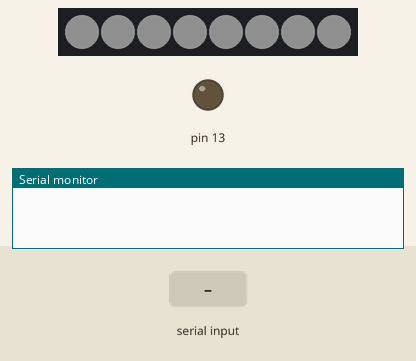
Recording of a sketch running on a simulated Arduino Uno, built with avr-gcc and run on an emulated ATmega328P. Shown: 8 RGB LEDs in strip order, left to right, output pins drawn as LEDs (lit = HIGH), the last lines printed to the serial monitor. The test bench sets the inputs (shaded band). Dim RGB values are drawn brighter than linear.

Above: at 1.2 s.
1.3 s: "$ST 1\n" received over Serial
At 2.2 s:
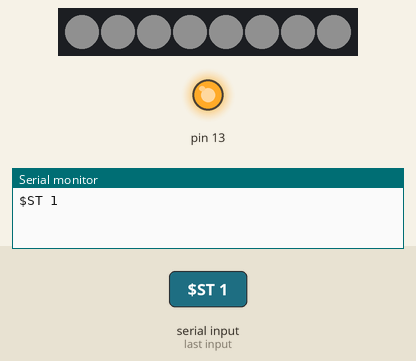
2.8 s: "90,45\n" received over Serial
4.3 s: "200\n" received over Serial
At 4.9 s:
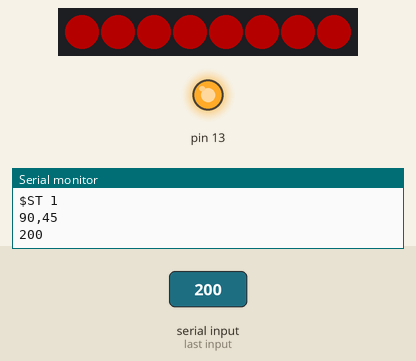
5.8 s: byte 13 (13) received over Serial
At 6.7 s:
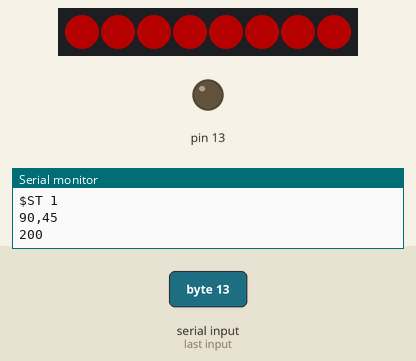
7.3 s: "$ST 2\n" received over Serial
At 7.8 s:
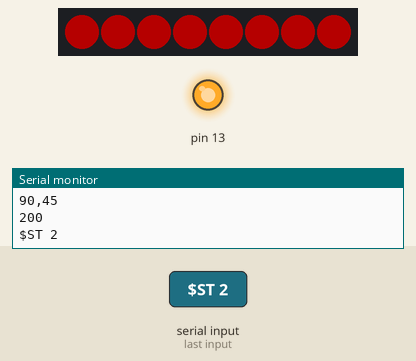
Timing chart, 0 to 9.8 s (numbered marks = the images above; inputs shaded):
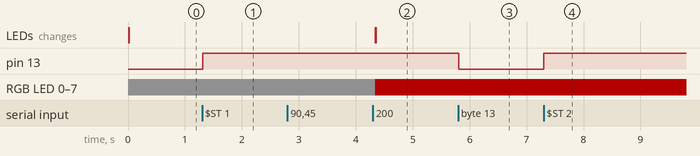

The sketch:

OpenEVSE_neo_RAPI.ino
```cpp
#include <Adafruit_NeoPixel.h>

#define PIN 6
#define RAPI_BUFLEN 13

Adafruit_NeoPixel strip = Adafruit_NeoPixel(8, PIN, NEO_GRB + NEO_KHZ800);
int EVSE_STATE = 0;


class RAPI {
  int m_RAPIinByte; // RAPI byte being read in
  char m_RAPIinstr[RAPI_BUFLEN]; // RAPI byte being read in
  int m_RAPIstrCount; //RAPI string counter

public:
  RAPI();
  void Init();

  void flush() {
    Serial.flush();
  }
  void getInput();
  uint8_t getInt();
};

RAPI g_RAPI;

RAPI::RAPI()
{
  m_RAPIstrCount = 0;
}

void RAPI::Init()
{
 g_RAPI.flush();

}

uint8_t RAPI::getInt()
{
  uint8_t c;
  uint8_t num = 0;

  do {
    c = Serial.read(); // read the byte
    if ((c >= '0') && (c <= '9')) {
      num = (num * 10) + c - '0';
    }
  } while (c != 13);
  return num;
}

void RAPI::getInput()
{
  if(Serial.available()) { // if byte(s) are available to be read
    m_RAPIinByte = Serial.read(); // read the byte
    Serial.print(char(m_RAPIinByte));
    digitalWrite(13, HIGH);
    if(m_RAPIinByte != 13) {
      m_RAPIinstr[m_RAPIstrCount] = char(m_RAPIinByte);
      m_RAPIstrCount++;
    }
    if(m_RAPIinByte == 13) {
      if (strcmp(m_RAPIinstr, "$ST 1") == 0){ //if match
        EVSE_STATE = 1;

      }
      else if (strcmp(m_RAPIinstr, "$ST 2") == 0) { // string compare
        EVSE_STATE = 2;
      }
      else if (strcmp(m_RAPIinstr, "$ST 3") == 0) { // string compare
        EVSE_STATE = 3;
      }
      else if (strcmp(m_RAPIinstr, "$ST 4") == 0) { // string compare
        EVSE_STATE = 4;
      }
      else if (strcmp(m_RAPIinstr, "$ST 5") == 0) { // string compare
        EVSE_STATE = 5;
      }
      else if (strcmp(m_RAPIinstr, "$ST 6") == 0) { // string compare
        EVSE_STATE = 6;
      }
      else if (strcmp(m_RAPIinstr, "$ST 7") == 0) { // string compare
        EVSE_STATE = 7;
      }
      g_RAPI.flush();
      m_RAPIstrCount = 0; // get ready for new input... reset strCount
      m_RAPIinByte = 0; // reset the inByte variable
      digitalWrite(13, LOW);
      for(int i = 0; m_RAPIinstr[i] != '\0'; i++) { // while the string does not have null
        m_RAPIinstr[i] = '\0'; // fill it with null to erase it
      }
    }


}
}


void setup() {
  pinMode(13, OUTPUT);
  Serial.begin(9600);
  strip.begin();
  strip.show(); // Initialize all pixels to 'off'
}

void loop() {

{
 g_RAPI.getInput();
}


  if(EVSE_STATE == 0) {
    colorWipe(strip.Color(16, 16, 16), 1);

  }

  if (EVSE_STATE == 1) {
  colorWipe(strip.Color(0, 128, 0), 1); // Green
  //colorWipe(strip.Color(0, 64, 0), 1); // Green
  }
   if (EVSE_STATE == 2) {

  colorWipe(strip.Color(128, 128, 0), 1); // Yellow
  //colorWipe(strip.Color(64, 64, 0), 50); // Yellow
   }
   if (EVSE_STATE == 3) {

  colorWipe(strip.Color(0, 0, 128), 1); // Blue
  //colorWipe(strip.Color(0, 0, 64), 50); // Blue
   }
   if (EVSE_STATE > 3) {

  //colorWipe(strip.Color(255, 0, 0), 100); // Red
  colorWipe(strip.Color(64, 0, 0), 1); // Red
   }
}

void colorWipe(uint32_t c, uint8_t wait) {
  for(uint16_t i=0; i<strip.numPixels(); i++) {
      strip.setPixelColor(i, c);
      strip.show();
      delay(wait);
  }
}
```

Measured:
- after the input at 1.3 s, pin 13: LOW → HIGH at once
- after the input at 4.3 s, RGB LED 0: RGB(16, 16, 16) → RGB(64, 0, 0) at once; RGB LED 1–7: RGB(16, 16, 16) → RGB(64, 0, 0) after 0.05 s; the LEDs: first change at once (image 2 shows a later state)
- after the input at 5.8 s, pin 13: HIGH → LOW at once
- after the input at 7.3 s, pin 13: LOW → HIGH at once
